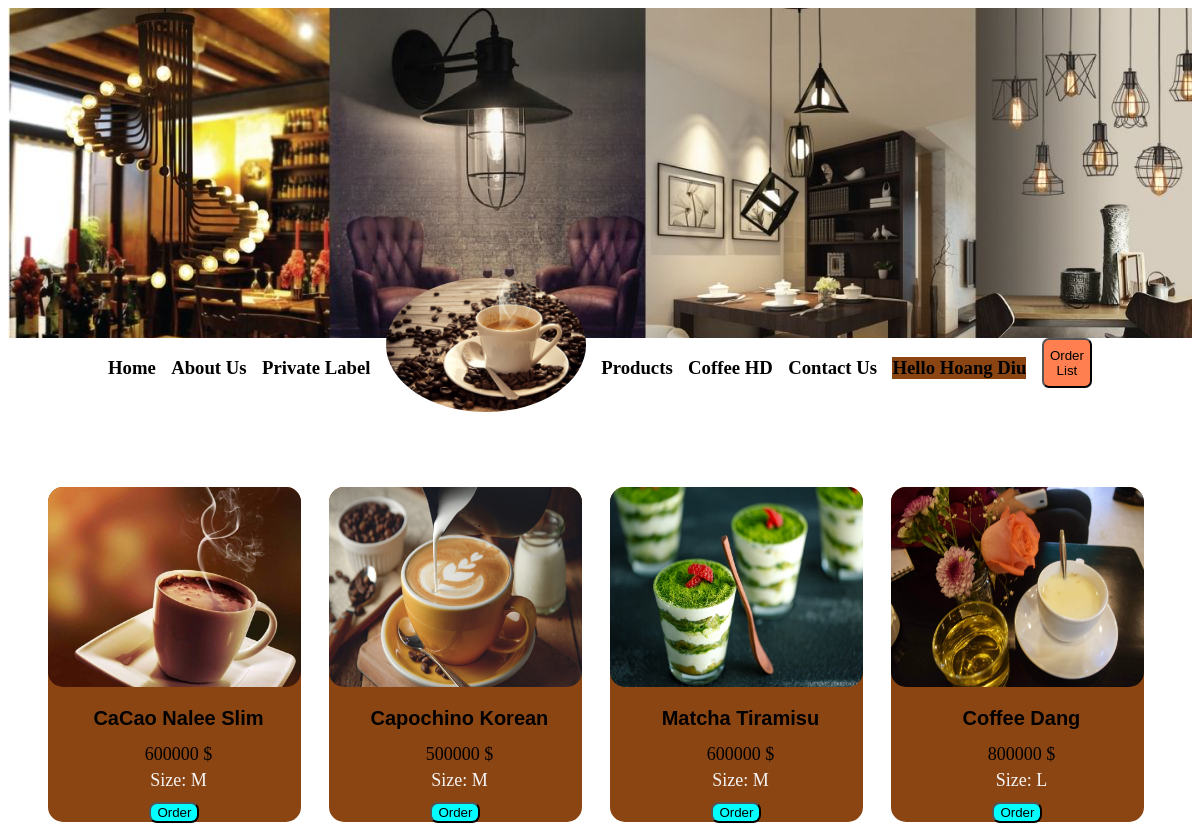
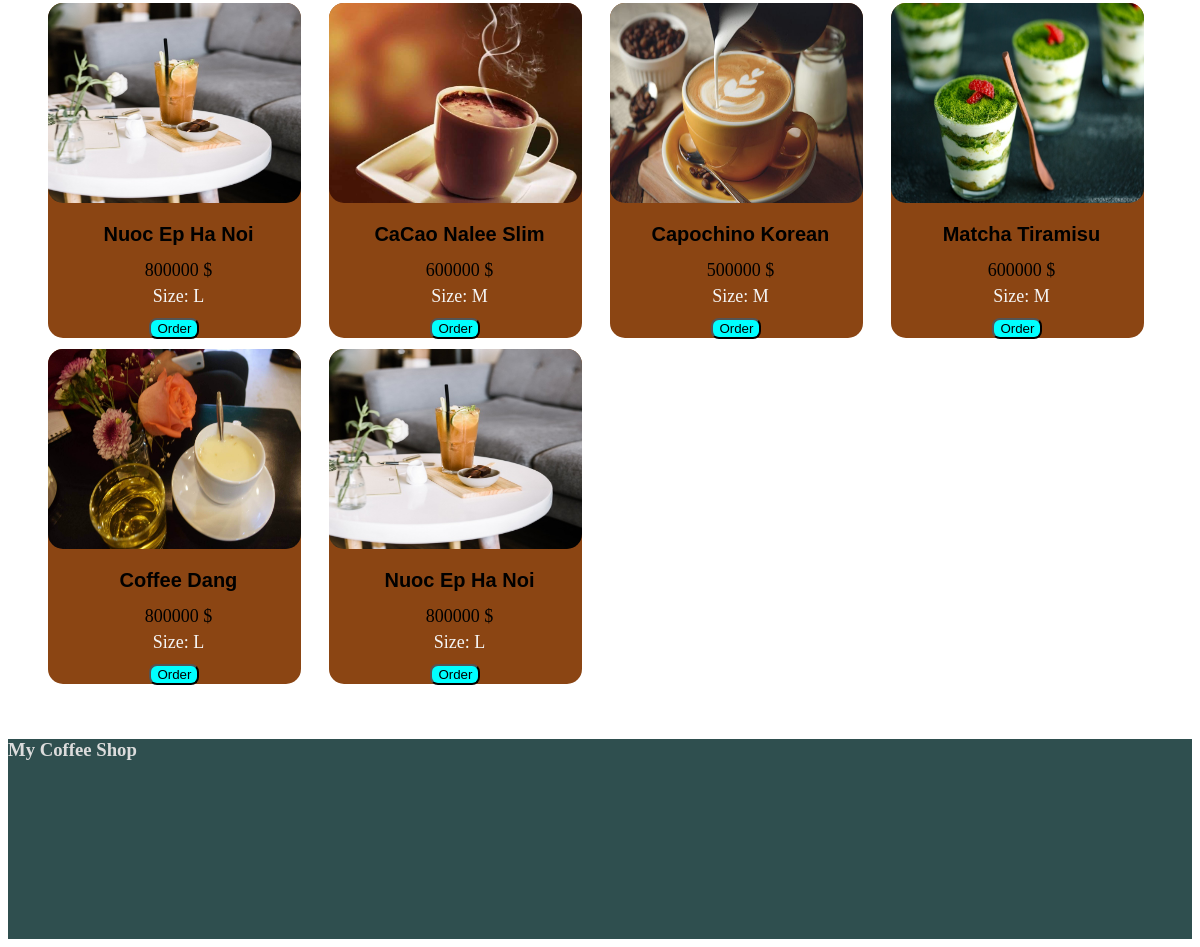
Screenshot of /homeUser.php (signed in) with the database file from the repository (2 pictures, top to bottom).
### tables this page shows
create table products(
	id int(11) auto_increment primary key,
    name varchar(100),
    price float,
    size varchar(5),
    image varchar(100)
);

### Model/User.php (called while the page is built, shortened)
<?php
class User{
	public $fullName;
	function getFullName(){
		return $this->fullName;
	}
}
?>

### query.php (called while the page is built, shortened)
<?php
    require "Model/User.php";
	$sql = "SELECT * from products";
    $result = $db->query($sql)->fetch_all(MYSQLI_ASSOC);
	$cofees = array();
?>

### Model/Cafe.php (called while the page is built, shortened)
<?php
    class Cafe {
        public $image;
        function __construct($id, $name, $price, $size, $image) {
            $this->id = $id;
            $this->name = $name;
            $this->price = $price;
            $this->size = $size;
            $this->image = $image;
        }
        function getImagePath(){
            return $this->image;
        }
    }
?>

### homeUser.php (the view, shortened to what this page needs)
<?php
    require "query.php";
    $userIn = $_SESSION['user'];
?>
<!DOCTYPE html>
<html lang="en">
<head>
    <link rel="stylesheet" type="text/css" href="sty.css">
</head>
<body>
    <div class="header"></div>
    <div class="line-header">
        <a href="index.php"><h3>Home</h3></a>
        <a href="#"><h3>About Us</h3></a>
        <a href="#"><h3>Private Label</h3></a>
        <img src="Images/cafe-tron.jpg"/>
        <a href="#"><h3>Products</h3></a>
        <a href="#"><h3>Coffee HD</h3></a>
        <a href="#"><h3>Contact Us</h3></a>
        <b><h3 class="hello">Hello  <?php echo $userIn->getFullName(); ?></h3></b>
        <form action="listOrder.php" method="post"><button name="btn-list">Order List</button></form>
    </div>
    <form action="" method="post" id="products-form">
        <div class="cafe-container">
            <?php
                for($i = 0; $i < count($cofees); $i++){
            ?>
                <div class="item-cafe">
                    <img class="item-cafe-icon" src=<?php echo $cofees[$i]->getImagePath(); ?>>
                    <p class="item-cafe-name"><?php echo $cofees[$i]->name ?></p>
                    <p class="item-cafe-price"><?php echo $cofees[$i]->price." "."$" ?></p>
                    <p class="item-cafe-size"><?php echo "Size: ".$cofees[$i]->size ?></p>
                    <form action="listOrder.php" method="post"><button name="id" value="<?php echo $cofees[$i]->id; ?>" class="item-cafe-save" onclick="onOrderClicked()">Order</button></form>
                </div>
            <?php
                }
            ?>
        </div>
    </form>
    <div class="line-footer">
        <h3>My Coffee Shop</h3>
    </div>
</body>
</html>

### sty.css (style rules this page uses)
.header { background-image: url("Images/header.jpg"); width: 100%; height: 330px; background-repeat: no-repeat; text-align: center; }
.line-header { display: flex; justify-content: space-between; margin-left: 100px; margin-right: 100px; }
.hello { background-color: saddlebrown; }
.line-header img { width: 200px; border-radius: 50%; margin-top: -60px; }
.line-header a { text-decoration: none; color: black; }
.line-header button { background-color: coral; border-radius: 7px; width: 50px; height: 50px; }
.cafe-container { margin-top: 20px; display: grid; padding: 50px 30px 30px 30px; grid-template-columns: 1fr 1fr 1fr 1fr; }
.item-cafe { border: 1px solid black; width: 90%; height: 97%; border-radius: 15px; margin-top: 30px; margin: 5px 10px; grid-template-columns: auto auto auto auto; background-color: saddlebrown; text-align: center; border-style: none; vertical-align: middle; line-height: 0.5rem; }
.item-cafe img { width: 100%; height: 200px; }
.item-cafe-icon { width: 100%; border-radius: 15px; }
.item-cafe-name { font: bold 20px Helvetica, Arial, Sans-Serif; margin-left: 8px; }
.item-cafe-price { font-size: 18px; font-weight: 500; margin-left: 8px; }
.item-cafe-size { font-size: 18px; margin-left: 8px; font-style: bold; color: whitesmoke; }
.item-cafe-save { background-color: cyan; border-radius: 8px; }
.line-footer { background-color: darkslategray; color: gainsboro; height: 200px; }

### rows the page displays
products: image (picture), name "CaCao Nalee Slim", price "600000", size "M", $cofees[$i]->id 1 (drawn)
products: image (picture), name "Capochino Korean", price "500000", size "M", $cofees[$i]->id 2 (drawn)
products: image (picture), name "Matcha Tiramisu", price "600000", size "M", $cofees[$i]->id 3 (drawn)
products: image (picture), name "Coffee Dang", price "800000", size "L", $cofees[$i]->id 4 (drawn)
products: image (picture), name "Nuoc Ep Ha Noi", price "800000", size "L", $cofees[$i]->id 5 (drawn)
products: image (picture), name "CaCao Nalee Slim", price "600000", size "M", $cofees[$i]->id 6 (drawn)
products: image (picture), name "Capochino Korean", price "500000", size "M", $cofees[$i]->id 7 (drawn)
products: image (picture), name "Matcha Tiramisu", price "600000", size "M", $cofees[$i]->id 8 (drawn)
products: image (picture), name "Coffee Dang", price "800000", size "L", $cofees[$i]->id 9 (drawn)
products: image (picture), name "Nuoc Ep Ha Noi", price "800000", size "L", $cofees[$i]->id 10 (drawn)

### other values shown
$userIn->getFullName() "Hoang Diu"
